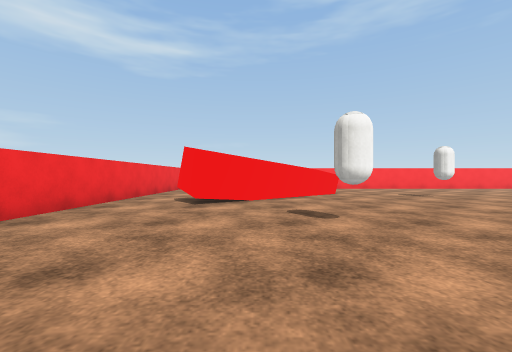
view 1 (above)

16 first-person views from a walk through a Unity game level. The camera is 0.62 m above the floor, looks level and sees 90° across. The floor is counted in squares, 1 m on a side. Each view is taken from the middle of a square. On the plan, view 1 faces up. The plan holds only what a view shows up to about 9 squares ahead; the rest is blank. The player character is not drawn. Surface patterns are stand-ins for the level's own textures.

view 2
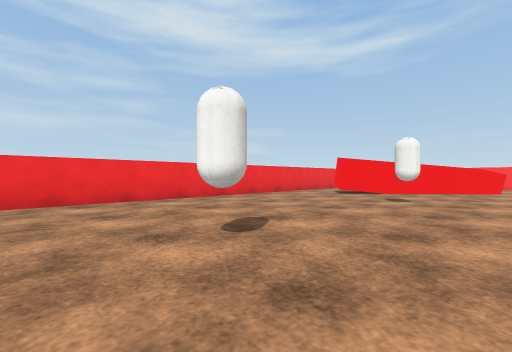

view 3
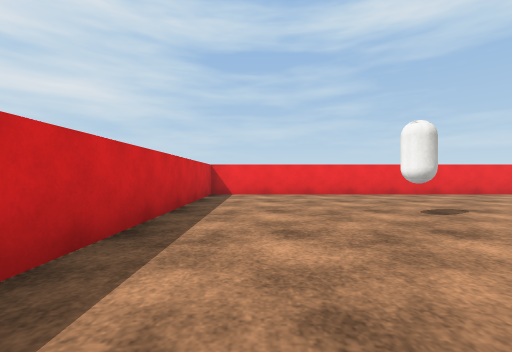

view 4
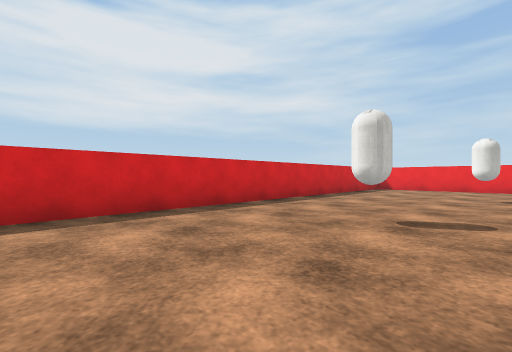

view 5
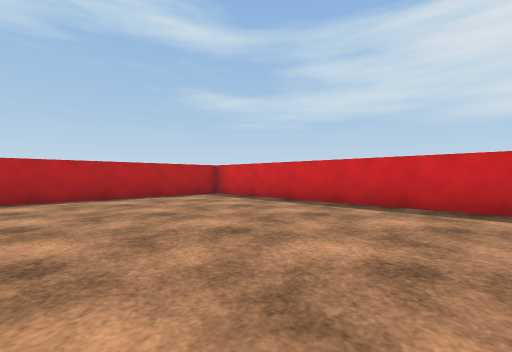

view 6
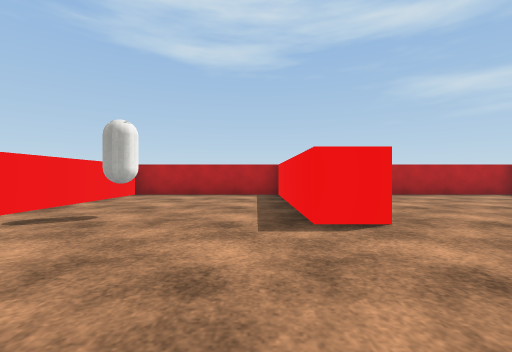

view 7
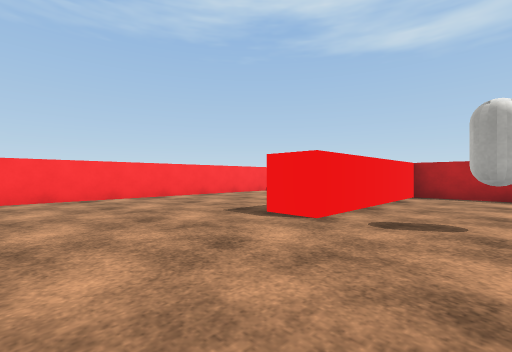

view 8
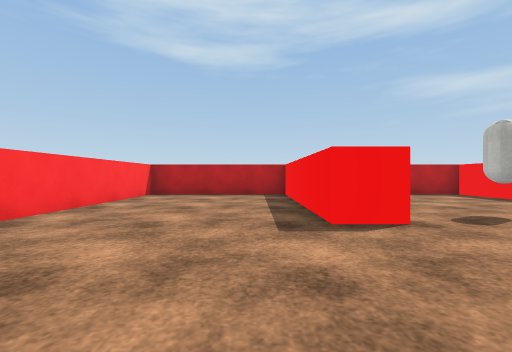

view 9
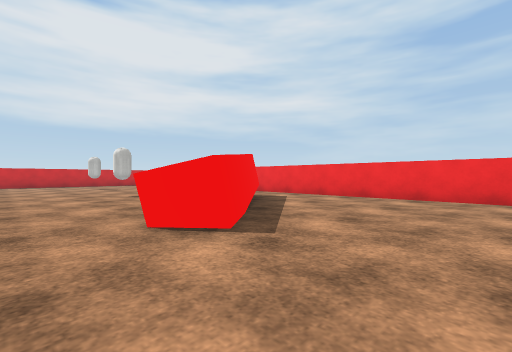

view 10
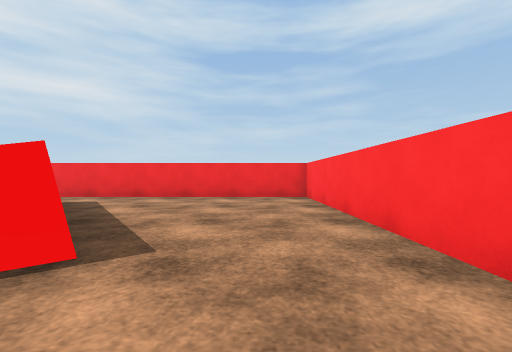

view 11
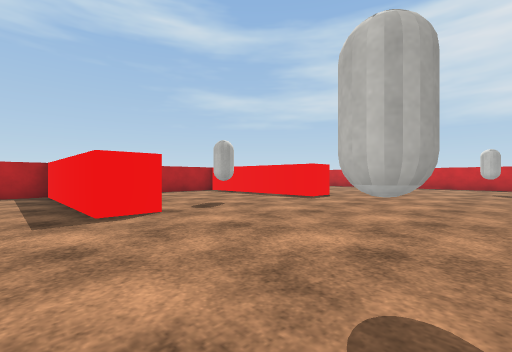

view 12
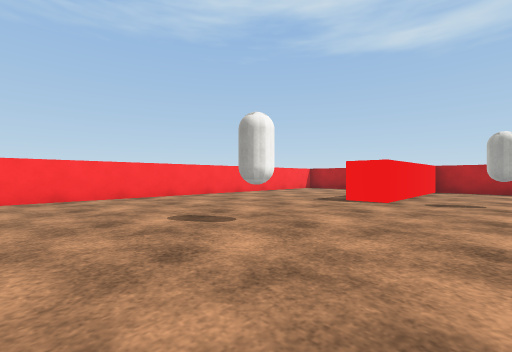

view 13
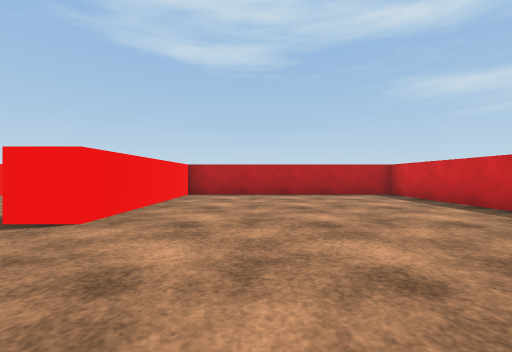

view 14
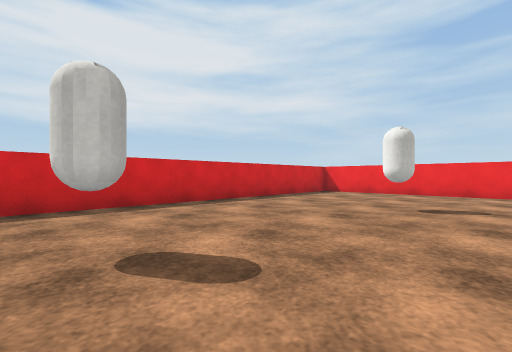

view 15
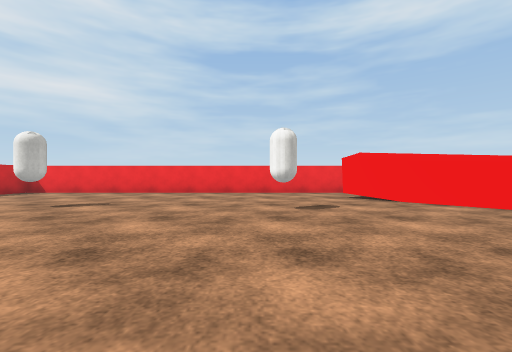

view 16
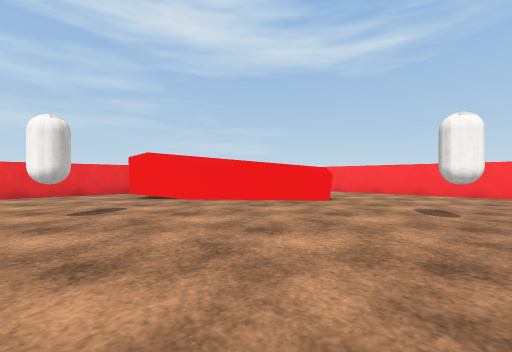

### Floor plan
Points are (right, up) in squares from view 1. A wall is a line through its corners. A room is listed if a view was taken in it or the views show most of it. See-through windows are left out.
Room 1 (views 1, 2, 3, 4, 5, 6, 7, 8, 9, 10, 11, 12, 13, 14, 15, 16)
walls: (9.3, 2.2) (14.5, 2.2) (14.5, 7) (9.3, 7) (9.3, 8) (14.5, 8) (14.5, 12.5) (-3.5, 12.5) (-3.5, -5.5) (14.5, -5.5) (14.5, 1.2) (9.3, 1.2) (9.3, 2.2); (2.9, 8.8) (-1.2, 5.4) (-1.9, 6.2) (2.2, 9.6) (2.9, 8.8)
objects: other object (1, -1); other object (1, 3) to (1, 4); other object (5, -2) to (6, -2); other object (5, 7) to (6, 7); other object (10, 5)

Positions as (right, up) in squares from view 1, and headings:
1: (0, 0), facing up
2: (3, -3), facing up-left
3: (5, -4), facing left
4: (9, -1), facing down-left
5: (7, 0), facing down-right
6: (6, 3), facing right
7: (6, 5), facing up-right
8: (6, 9), facing right
9: (4, 12), facing down-left
10: (4, 11), facing left
11: (5, 9), facing down-right
12: (3, 5), facing up-right
13: (6, -1), facing right
14: (6, 0), facing down-left
15: (6, 3), facing left
16: (6, 3), facing up-left
